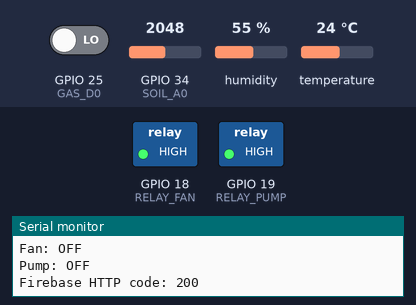
Recording of a sketch running on a simulated ESP32. Shown: switched loads named in the sketch (green lamp = pin HIGH), the last lines printed to the serial monitor. Inputs (shaded band) come from the test bench; at power-on: temperature 24 °C, GPIO 34 (SOIL_A0) = 2048, GPIO 25 (GAS_D0) LOW, humidity 55 % (analog values on the 0–4095 scale). WiFi joins after 1.5 s; servers stay silent unless stated; uploads are accepted with an empty reply.

Above: at 3.7 s.
3.8 s: temperature set to 29.4 °C
5.9 s: temperature set to 30.5 °C
At 7.1 s:
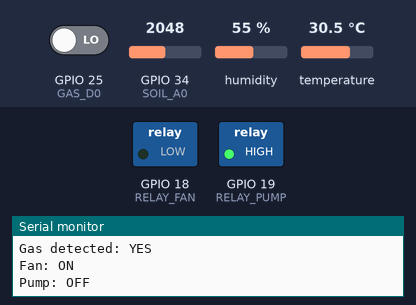
8.2 s: GPIO 34 (SOIL_A0) set to 3227
10.1 s: GPIO 34 (SOIL_A0) set to 3323
At 11.8 s:
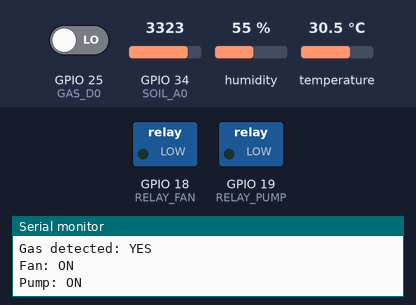
12.5 s: temperature set to 12 °C
At 14.1 s:
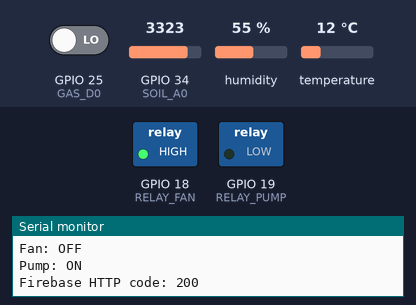
Timing chart, 0 to 48.2 s (numbered marks = the images above; inputs shaded):
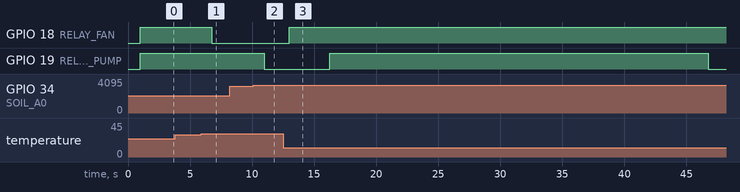

Measured:
- the behaviour switches between 30 and 30.1 °C on temperature (found by bisection; images 0 and 1)
- the behaviour switches between 3290 and 3291 on GPIO 34 (SOIL_A0) (found by bisection; images 1 and 2)
- after the input at 5.9 s, GPIO 18 (RELAY_FAN): HIGH → LOW after 0.85 s
- after the input at 10.1 s, GPIO 19 (RELAY_PUMP): HIGH → LOW after 0.89 s
- after the input at 12.5 s, GPIO 18 (RELAY_FAN): LOW → HIGH after 0.51 s

The sketch:

sketch_sep27a.ino
```cpp
#include <Arduino.h>
#include <WiFi.h>
#include <WiFiClientSecure.h>
#include <HTTPClient.h>
#include <DHT.h>

// =============== WIFI =================
const char* WIFI_SSID = "Poco m6 5g ag";
const char* WIFI_PASSWORD = "zxcvbnmz";

// ============== FIREBASE ==============
const char* FIREBASE_HOST =
  "https://mushroom-pro-default-rtdb.firebaseio.com";

// ============ SENSOR PINS =============
#define DHT_PIN       4
#define DHT_TYPE      DHT22
#define SOIL_A0       34
#define GAS_D0        25

// ============ RELAY PINS ==============
#define RELAY_FAN     18
#define RELAY_PUMP    19

// Most relay modules are active LOW
#define RELAY_ON      LOW
#define RELAY_OFF     HIGH

#define GAS_DETECTED  LOW

// ========== SOIL CALIBRATION ==========
#define SOIL_DRY_VALUE 4095
#define SOIL_WET_VALUE 1500

// =========== FAN TEMPERATURE ==========
#define FAN_ON_TEMP   30.0
#define FAN_OFF_TEMP  30.0

// ============== PUMP ==================
#define PUMP_START_MOISTURE 30

const unsigned long PUMP_RUN_TIME = 5000;
const unsigned long PUMP_COOLDOWN = 30000;

// ============ FIREBASE TIMER ===========
unsigned long previousFirebaseTime = 0;
const unsigned long FIREBASE_INTERVAL = 5000;

// ============== STATES =================
bool fanState = false;
bool pumpState = false;

unsigned long pumpStartTime = 0;
unsigned long lastPumpStopTime = 0;

DHT dht(DHT_PIN, DHT_TYPE);

// ============ WIFI CONNECTION ==========
void connectWiFi() {
  if (WiFi.status() == WL_CONNECTED) return;

  Serial.println("Connecting to WiFi...");
  WiFi.mode(WIFI_STA);
  WiFi.begin(WIFI_SSID, WIFI_PASSWORD);

  int attempts = 0;
  while (WiFi.status() != WL_CONNECTED && attempts < 30) {
    delay(500);
    Serial.print(".");
    attempts++;
  }

  Serial.println();

  if (WiFi.status() == WL_CONNECTED) {
    Serial.println("WiFi connected");
    Serial.println(WiFi.localIP());
  } else {
    Serial.println("WiFi connection failed");
  }
}

// ============ SOIL MOISTURE ============
int readSoilMoisture() {
  int raw = analogRead(SOIL_A0);

  int moisture = map(
    raw,
    SOIL_DRY_VALUE,
    SOIL_WET_VALUE,
    0,
    100
  );

  return constrain(moisture, 0, 100);
}

// ============ FAN CONTROL ==============
void controlFan(float temperature) {
  if (temperature > FAN_ON_TEMP && !fanState) {
    digitalWrite(RELAY_FAN, RELAY_ON);
    fanState = true;
    Serial.println("COOLING FAN ON");
  }

  if (temperature < FAN_OFF_TEMP && fanState) {
    digitalWrite(RELAY_FAN, RELAY_OFF);
    fanState = false;
    Serial.println("COOLING FAN OFF");
  }

  // At exactly 30°C, retain the previous state.
}

// ============ PUMP CONTROL =============
void controlPump(int soilMoisture) {
  if (pumpState) {
    if (millis() - pumpStartTime >= PUMP_RUN_TIME) {
      digitalWrite(RELAY_PUMP, RELAY_OFF);
      pumpState = false;
      lastPumpStopTime = millis();
      Serial.println("WATER PUMP OFF");
    }
    return;
  }

  if (soilMoisture <= PUMP_START_MOISTURE) {
    if (lastPumpStopTime == 0 ||
        millis() - lastPumpStopTime >= PUMP_COOLDOWN) {
      digitalWrite(RELAY_PUMP, RELAY_ON);
      pumpState = true;
      pumpStartTime = millis();
      Serial.println("WATER PUMP ON");
    }
  }
}

// ============ FIREBASE UPLOAD ===========
void sendToFirebase(
  float temperature,
  float humidity,
  int soilMoisture,
  bool gasDetected,
  bool fanOn,
  bool pumpOn
) {
  if (WiFi.status() != WL_CONNECTED) {
    Serial.println("Firebase skipped: WiFi disconnected");
    return;
  }

  WiFiClientSecure client;
  client.setInsecure(); // Testing only

  HTTPClient http;
  String url = String(FIREBASE_HOST) + "/mushroom.json";

  if (!http.begin(client, url)) {
    Serial.println("Firebase connection failed");
    return;
  }

  http.addHeader("Content-Type", "application/json");

  String json = "{";
  json += "\"temperature\":" + String(temperature, 2);
  json += ",\"humidity\":" + String(humidity, 2);
  json += ",\"soilMoisture\":" + String(soilMoisture);
  json += ",\"gasDetected\":" + String(gasDetected ? "true" : "false");
  json += ",\"fan\":" + String(fanOn ? "true" : "false");
  json += ",\"pump\":" + String(pumpOn ? "true" : "false");
  json += ",\"lastUpdate\":" + String(millis());
  json += "}";

  int httpCode = http.PUT(json);

  Serial.print("Firebase HTTP code: ");
  Serial.println(httpCode);

  if (httpCode > 0) {
    Serial.println(http.getString());
  } else {
    Serial.println(http.errorToString(httpCode));
  }

  http.end();
}

// ============ SETUP ====================
void setup() {
  Serial.begin(115200);
  delay(1000);

  analogReadResolution(12);

  pinMode(SOIL_A0, INPUT);
  pinMode(GAS_D0, INPUT);
  pinMode(RELAY_FAN, OUTPUT);
  pinMode(RELAY_PUMP, OUTPUT);

  digitalWrite(RELAY_FAN, RELAY_OFF);
  digitalWrite(RELAY_PUMP, RELAY_OFF);

  dht.begin();

  Serial.println("Smart Mushroom System Starting");

  connectWiFi();
}

// ============ MAIN LOOP ================
void loop() {
  if (WiFi.status() != WL_CONNECTED) {
    connectWiFi();
  }

  float temperature = dht.readTemperature();
  float humidity = dht.readHumidity();

  int soilRaw = analogRead(SOIL_A0);
  int soilMoisture = readSoilMoisture();

  bool gasDetected =
    (digitalRead(GAS_D0) == GAS_DETECTED);

  if (!isnan(temperature)) {
    controlFan(temperature);
  } else {
    Serial.println("DHT22 reading failed");
  }

  controlPump(soilMoisture);

  Serial.println("------------------------------");

  Serial.print("Temperature: ");
  if (!isnan(temperature)) {
    Serial.print(temperature);
    Serial.println(" C");
  } else {
    Serial.println("ERROR");
  }

  Serial.print("Humidity: ");
  if (!isnan(humidity)) {
    Serial.print(humidity);
    Serial.println(" %");
  } else {
    Serial.println("ERROR");
  }

  Serial.print("Soil raw: ");
  Serial.println(soilRaw);

  Serial.print("Soil moisture: ");
  Serial.print(soilMoisture);
  Serial.println("%");

  Serial.print("Gas detected: ");
  Serial.println(gasDetected ? "YES" : "NO");

  Serial.print("Fan: ");
  Serial.println(fanState ? "ON" : "OFF");

  Serial.print("Pump: ");
  Serial.println(pumpState ? "ON" : "OFF");

  if (millis() - previousFirebaseTime >= FIREBASE_INTERVAL ||
      previousFirebaseTime == 0) {
    previousFirebaseTime = millis();

    sendToFirebase(
      isnan(temperature) ? 0 : temperature,
      isnan(humidity) ? 0 : humidity,
      soilMoisture,
      gasDetected,
      fanState,
      pumpState
    );
  }

  delay(1000);
}
```
